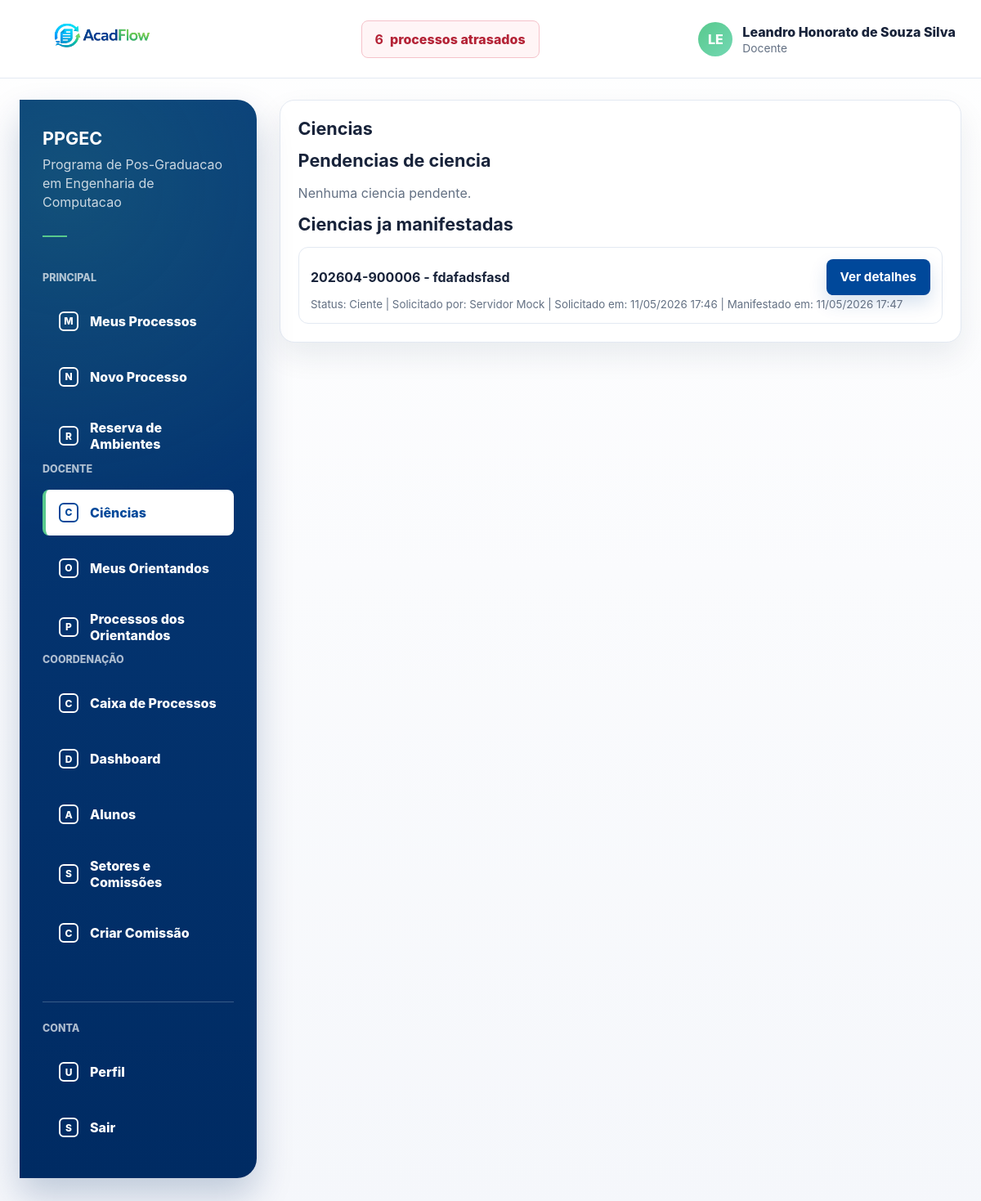
The app's page /menu/ciencias-manifestadas/ (signed in), older data.
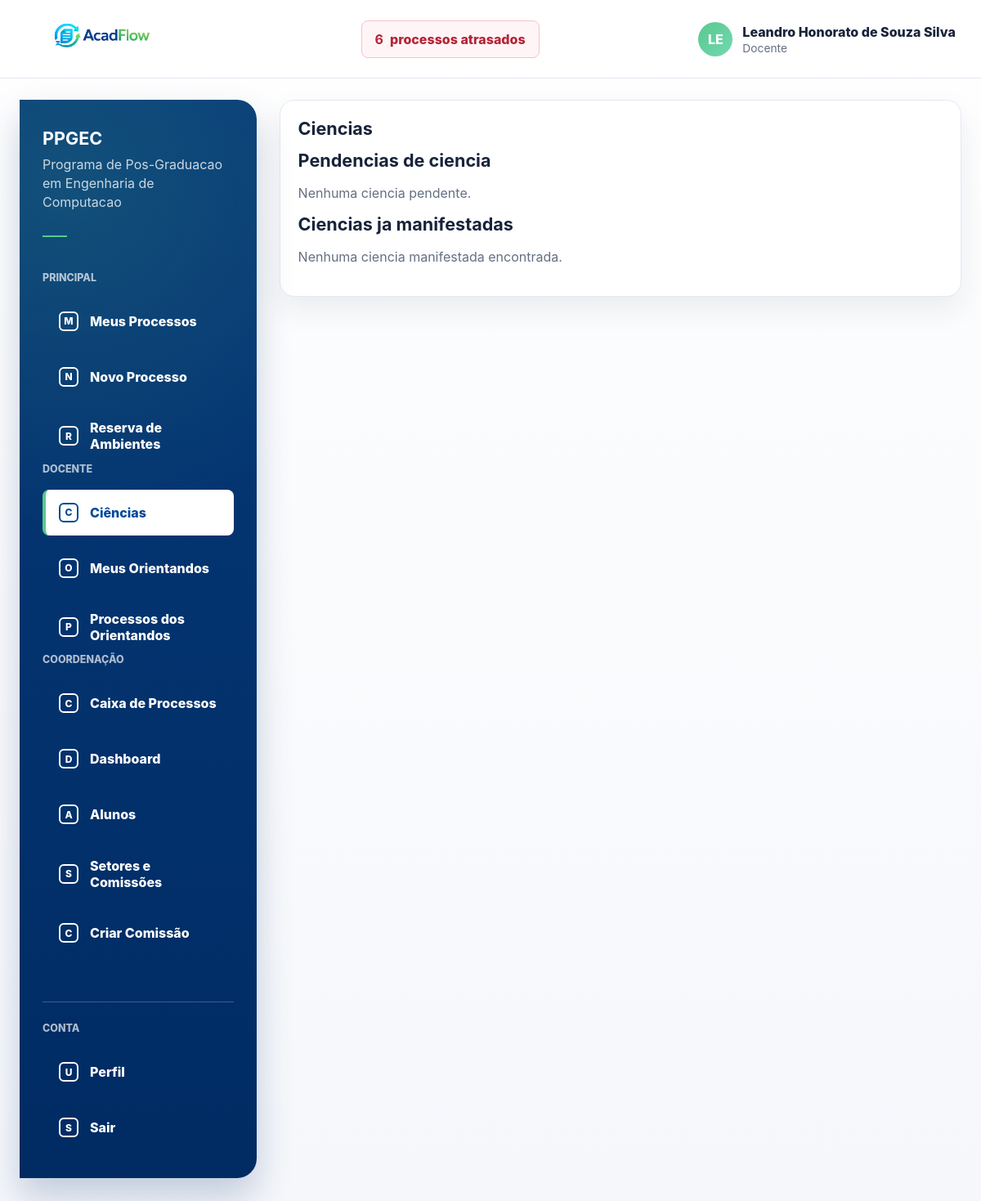
The same page, newer data.
### processos/models.py (models this page shows, shortened)
class ManifestacaoProcesso(models.Model):
    class TipoManifestacao(models.TextChoices):
        CIENTE_ORIENTADOR = "CIENTE_ORIENTADOR", "Ciente do orientador"
    class StatusManifestacao(models.TextChoices):
        PENDENTE = "PENDENTE", "Pendente"
        CIENTE = "CIENTE", "Ciente"
        RECUSADO = "RECUSADO", "Recusado"
    processo = models.ForeignKey(
        Processo,
        on_delete=models.CASCADE,
        related_name="manifestacoes",
    )
    tipo = models.CharField(max_length=40, choices=TipoManifestacao.choices)
    status = models.CharField(
        max_length=20,
        choices=StatusManifestacao.choices,
        default=StatusManifestacao.PENDENTE,
    )
    responsavel = models.ForeignKey(
        settings.AUTH_USER_MODEL,
        on_delete=models.PROTECT,
        related_name="manifestacoes_pendentes",
    )
    solicitado_por = models.ForeignKey(
        settings.AUTH_USER_MODEL,
        on_delete=models.PROTECT,
        related_name="manifestacoes_solicitadas",
    )
    mensagem_solicitacao = models.TextField(blank=True)
    mensagem_manifestacao = models.TextField(blank=True)
    data_solicitacao = models.DateTimeField(auto_now_add=True)
    data_manifestacao = models.DateTimeField(null=True, blank=True)
    class Meta:
        ordering = ["-data_solicitacao"]

class Processo(models.Model):
    PRAZOS_DIAS_POR_TIPO = {
        "APROVEITAMENTO_DISPENSA_CREDITOS": 30,
        "TRANCAMENTO_MATRICULA": 15,
        "PRORROGACAO_PRAZO": 20,
        "REINGRESSO": 30,
        "MUDANCA_ORIENTADOR": 20,
        "DEFESA_MESTRADO": 45,
        "DEFESA_DOUTORADO": 45,
        "QUALIFICACAO_DOUTORADO": 45,
        "OUTRO": 60,
    }
    class TipoProcesso(models.TextChoices):
        APROVEITAMENTO_DISPENSA_CREDITOS = "APROVEITAMENTO_DISPENSA_CREDITOS", "Aproveitamento de Créditos ou Dispensa de Disciplina"
        DEFESA_MESTRADO = "DEFESA_MESTRADO", "Defesa de Mestrado"
        DEFESA_DOUTORADO = "DEFESA_DOUTORADO", "Defesa de Doutorado"
        QUALIFICACAO_DOUTORADO = "QUALIFICACAO_DOUTORADO", "Qualificação de Doutorado"
        TRANCAMENTO_MATRICULA = "TRANCAMENTO_MATRICULA", "Trancamento de Matrícula"
        PRORROGACAO_PRAZO = "PRORROGACAO_PRAZO", "Prorrogação de Prazo"
        REINGRESSO = "REINGRESSO", "Reingresso"
        MUDANCA_ORIENTADOR = "MUDANCA_ORIENTADOR", "Mudança de Orientador(a)"
        OUTRO = "OUTRO", "Outro"
    class StatusProcesso(models.TextChoices):
        EM_ANALISE = "EM_ANALISE", "Em analise"
        AGUARDANDO_DOCUMENTO = "AGUARDANDO_DOCUMENTO", "Aguardando documento"
        AGUARDANDO_CIENCIA = "AGUARDANDO_CIENCIA", "Aguardando ciencia"
        EM_DEBATE = "EM_DEBATE", "Em debate"
        FINALIZADO = "FINALIZADO", "Finalizado"
    usuario_criado_por = models.ForeignKey(
        settings.AUTH_USER_MODEL,
        on_delete=models.PROTECT,
        related_name="processos_criados",
    )
    tipo = models.CharField(max_length=40, choices=TipoProcesso.choices)
    assunto = models.CharField(max_length=255)
    descricao = models.TextField()
    data_criacao = models.DateTimeField(auto_now_add=True)
    atualizado_em = models.DateTimeField(auto_now=True)
    status_inicial = models.CharField(
        max_length=25,
        choices=StatusProcesso.choices,
        null=True,
        blank=True,
    )
    status = models.CharField(
        max_length=25,
        choices=StatusProcesso.choices,
        default=StatusProcesso.EM_ANALISE,
    )
    setor_atual = models.ForeignKey(
        Setor,
        on_delete=models.PROTECT,
        related_name="processos_atuais",
    )
    numero = models.CharField(max_length=20, unique=True, editable=False, blank=True)
    prazo_limite = models.DateField(null=True, blank=True)
    finalizado_em = models.DateTimeField(null=True, blank=True)
    termo_finalizacao = models.TextField(blank=True)
    observacoes_internas = models.TextField(blank=True)
    class Meta:
        ordering = ["-data_criacao"]

class User(AbstractUser):
    class TipoUsuario(models.TextChoices):
        ALUNO = "ALUNO", "Aluno"
        DOCENTE = "DOCENTE", "Docente"
        SERVIDOR = "SERVIDOR", "Servidor"
    username = None
    first_name = None
    last_name = None
    nome = models.CharField(max_length=255)
    email = models.EmailField(unique=True)
    polo_atuacao = models.ForeignKey(
        "Polo",
        on_delete=models.SET_NULL,
        null=True,
        blank=True,
        related_name="servidores",
    )
    tipo_usuario = models.CharField(
        max_length=20,
        choices=TipoUsuario.choices,
        default=TipoUsuario.SERVIDOR,
    )
    USERNAME_FIELD = "email"
    REQUIRED_FIELDS = ["nome"]
    objects = UserManager()
    class Meta:
        ordering = ["nome", "email"]

### processos/views.py (the view)
# urls.py: path("menu/ciencias-manifestadas/", menu_ciencias_manifestadas_view, name="menu_ciencias_manifestadas"),
@login_required
def menu_ciencias_manifestadas_view(request):
    if request.user.tipo_usuario != User.TipoUsuario.DOCENTE:
        raise PermissionDenied("Acesso restrito a docentes.")
    ciencias_pendentes = (
        ManifestacaoProcesso.objects.select_related("processo", "solicitado_por")
        .filter(
            tipo=ManifestacaoProcesso.TipoManifestacao.CIENTE_ORIENTADOR,
            responsavel=request.user,
            status=ManifestacaoProcesso.StatusManifestacao.PENDENTE,
        )
        .order_by("-data_solicitacao")
    )
    ciencias_manifestadas = (
        ManifestacaoProcesso.objects.select_related("processo", "solicitado_por")
        .filter(
            tipo=ManifestacaoProcesso.TipoManifestacao.CIENTE_ORIENTADOR,
            responsavel=request.user,
            status__in=[
                ManifestacaoProcesso.StatusManifestacao.CIENTE,
                ManifestacaoProcesso.StatusManifestacao.RECUSADO,
            ],
        )
        .order_by("-data_manifestacao", "-data_solicitacao")
    )
    return render(
        request,
        "processos/menu_ciencias_manifestadas.html",
        {
            "ciencias_pendentes": ciencias_pendentes,
            "ciencias_manifestadas": ciencias_manifestadas,
            "is_coordenador": _is_coordenador(request.user),
            "has_gestao_access": _has_gestao_access(request.user),
            "can_view_dashboard": _can_view_dashboard(request.user),
            "can_view_processos": _can_view_processos(request.user),
            "can_view_caixa": _can_view_caixa(request.user),
            "show_side_menu": True,
            "side_menu_title": "Menu",
            "side_menu_items": _menu_lateral_home(request.user),
        },
    )

### processos/context_processors.py (called while the page is built)
def processos_atrasados(request):
    if not request.user.is_authenticated:
        return {}
    return {
        "processos_atrasados_count": processos_atrasados_queryset(request.user).count(),
        "processos_atrasados_url": processos_atrasados_url(request.user),
    }

def _is_docente(user):
    return user.is_authenticated and user.tipo_usuario == User.TipoUsuario.DOCENTE

def _is_servidor(user):
    return user.is_authenticated and user.tipo_usuario == User.TipoUsuario.SERVIDOR

def _is_coordenador(user):
    if not _is_docente(user):
        return False
    try:
        return bool(user.docente.coordenador)
    except Docente.DoesNotExist:
        return False

def _has_gestao_access(user):
    return _is_coordenador(user) or _is_servidor(user)

def _can_view_processos(user):
    return _is_coordenador(user) or _is_servidor(user)

def _can_view_caixa(user):
    return (
        _is_servidor(user)
        or SetorMembro.objects.filter(usuario=user, data_saida__isnull=True, setor__ativo=True).exists()
    )

def _has_setor_membership(user):
    return SetorMembro.objects.filter(usuario=user, data_saida__isnull=True, setor__ativo=True).exists()

### templates/processos/menu_ciencias_manifestadas.html (shortened to what this page needs)
{% extends "base.html" %}
{% block content %}
<section class="card">
    <h1 class="section-title">Ciencias</h1>
    <h2 class="section-title">Pendencias de ciencia</h2>
    {% if ciencias_pendentes %}
        <ul class="list">
            {% for manifestacao in ciencias_pendentes %}
                <li>
                    <div style="display: flex; align-items: center; justify-content: space-between; gap: 0.7rem; flex-wrap: wrap;">
                        <strong>{{ manifestacao.processo.numero }} - {{ manifestacao.processo.assunto }}</strong>
                        <a class="btn" href="{% url 'processo_detalhe' manifestacao.processo.id %}">Manifestar ciencia</a>
                    </div>
                    <small class="muted">
                        Status: {{ manifestacao.get_status_display }} |
                        Solicitado por: {{ manifestacao.solicitado_por.nome }} |
                        Solicitado em: {{ manifestacao.data_solicitacao|date:"d/m/Y H:i" }}
                    </small>
                    {% if manifestacao.mensagem_solicitacao %}
                        <p style="margin: 0.35rem 0 0 0;"><small class="muted">Solicitacao: {{ manifestacao.mensagem_solicitacao }}</small></p>
                    {% endif %}
                </li>
            {% endfor %}
        </ul>
    {% else %}
        <p class="muted">Nenhuma ciencia pendente.</p>
    {% endif %}
    <h2 class="section-title">Ciencias ja manifestadas</h2>
    {% if ciencias_manifestadas %}
        <ul class="list">
            {% for manifestacao in ciencias_manifestadas %}
                <li>
                    <div style="display: flex; align-items: center; justify-content: space-between; gap: 0.7rem; flex-wrap: wrap;">
                        <strong>{{ manifestacao.processo.numero }} - {{ manifestacao.processo.assunto }}</strong>
                        <a class="btn" href="{% url 'processo_detalhe' manifestacao.processo.id %}">Ver detalhes</a>
                    </div>
                    <small class="muted">
                        Status: {{ manifestacao.get_status_display }} |
                        Solicitado por: {{ manifestacao.solicitado_por.nome }} |
                        Solicitado em: {{ manifestacao.data_solicitacao|date:"d/m/Y H:i" }}
                        {% if manifestacao.data_manifestacao %}| Manifestado em: {{ manifestacao.data_manifestacao|date:"d/m/Y H:i" }}{% endif %}
                    </small>
                </li>
            {% endfor %}
        </ul>
    {% else %}
        <p class="muted">Nenhuma ciencia manifestada encontrada.</p>
    {% endif %}
</section>
{% endblock %}

### templates/base.html (shortened to what this page needs)
{% load static %}
<!doctype html>
<html lang="pt-BR">
<head>
    <link rel="stylesheet" href="{% static 'css/app.css' %}">
</head>
<body>
<div class="app-shell">
    {% if user.is_authenticated %}
        <header class="topbar">
            <div class="container topbar-content">
                <a class="brand" href="{% url 'home' %}" aria-label="AcadFlow">
                    <img class="brand-logo" src="{% static 'img/acadflow-logo.png' %}" alt="AcadFlow">
                </a>
                <a class="overdue-link" href="{{ processos_atrasados_url }}">
                    <strong>{{ processos_atrasados_count|default:0 }}</strong>
                    <span>processos atrasados</span>
                </a>
                <details class="user-menu">
                    <summary class="user-chip">
                        <span class="avatar" aria-hidden="true">{{ user.nome|default:user.email|slice:":2"|upper }}</span>
                        <span class="user-meta">
                            <span class="user-name">{{ user.nome }}</span>
                            <span class="user-role">{{ user.get_tipo_usuario_display }}</span>
                        </span>
                    </summary>
                </details>
            </div>
        </header>
    {% endif %}
    <main class="main-area">
        <div class="container">
            {% if user.is_authenticated %}
                <div class="layout">
                    <aside class="sidebar" aria-label="Menu principal">
                        <div class="sidebar-program">
                            <strong>PPGEC</strong>
                            <span>Programa de Pos-Graduacao em Engenharia de Computacao</span>
                            <span class="sidebar-rule"></span>
                        </div>
                        {% for section in nav_menu_sections %}
                            <p class="sidebar-label">{{ section.label }}</p>
                            <ul class="side-menu">
                                {% for item in section.items %}
                                    <li>
                                        <a class="{% if request.resolver_match.url_name in item.url_names %}is-active{% endif %}" href="{{ item.href }}">
                                            <span class="side-icon">{{ item.icon }}</span>
                                            {{ item.label }}
                                        </a>
                                    </li>
                                {% endfor %}
                            </ul>
                        {% endfor %}
                        <div class="sidebar-footer">
                            <p class="sidebar-label">Conta</p>
                            <ul class="side-menu">
                                <li>
                                    <a class="{% if request.resolver_match.url_name == 'me' %}is-active{% endif %}" href="{% url 'me' %}">
                                        <span class="side-icon">U</span>
                                        Perfil
                                    </a>
                                </li>
                                <li>
                                    <form method="post" action="{% url 'logout' %}" class="side-form">
                                        <button type="submit">
                                            <span class="side-icon">S</span>
                                            Sair
                                        </button>
                                    </form>
                                </li>
                            </ul>
                        </div>
                    </aside>
                    <section class="content-area">
            {% endif %}
            {% block content %}{% endblock %}
            {% if user.is_authenticated %}
                    </section>
                </div>
            {% endif %}
        </div>
    </main>
</div>
</body>
</html>

Row changes from the older to the newer data that the page shows:
removed ManifestacaoProcesso: processo.numero "202604-900006", processo.assunto "fdafadsfasd", status "Ciente", solicitado_por.nome "Servidor Mock", data_solicitacao "11/05/2026 17:46", data_manifestacao "11/05/2026 17:47"
Text that changed along with them:
text now shown: "Nenhuma ciencia manifestada encontrada."
